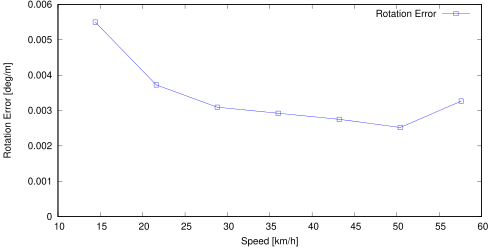

The script that saved this image:
set term postscript eps enhanced color
set output "sub10_rs.eps"
set size ratio 0.5
set yrange [0:*]
set xlabel "Speed [km/h]"
set ylabel "Rotation Error [deg/m]"
plot "sub10_rs.txt" using ($1*3.6):($2*57.3) title 'Rotation Error' lc rgb "#0000FF" pt 4 w linespoints
